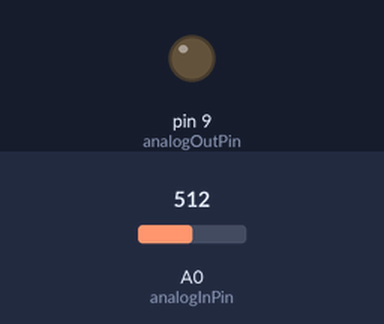
This sketch was run on a simulated Arduino Uno, built with avr-gcc and run on an emulated ATmega328P. On the bench: output pins drawn as LEDs (lit = HIGH). Inputs (shaded band) come from the test bench; at power-on: A0 (analogInPin) = 512. What the sketch prints to the serial monitor is not drawn.

Above: at 1.2 s.
1.3 s: A0 (analogInPin) set to 665
At 2.2 s:
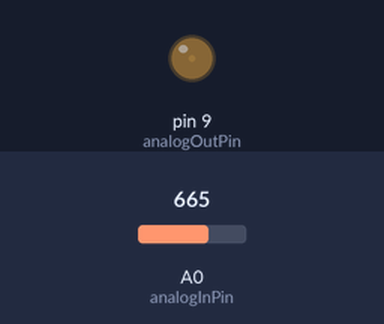
2.8 s: A0 (analogInPin) set to 716
At 3.4 s:
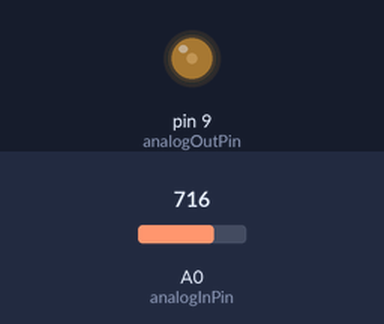
4.3 s: A0 (analogInPin) set to 900
At 5.7 s:
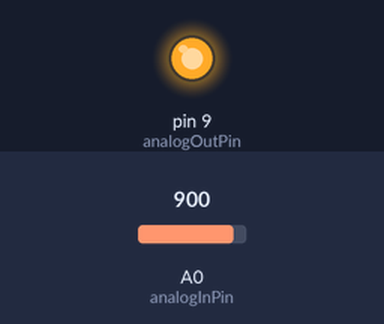
Timing chart, 0 to 7.3 s (numbered marks = the images above; inputs shaded):
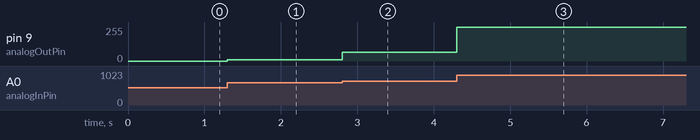

The sketch:

digitalwek15.ino
```cpp
const int analogInPin = A0;  // Analog input pin that the potentiometer is attached to
const int analogOutPin = 9; // Analog output pin that the LED is attached to

int sensorValue = 0;        // value read from the pot
int outputValue = 0;        // value output to the PWM (analog out)


void setup() {
  // put your setup code here, to run once:
Serial.begin(9600);
}

void loop() {
  // put your main code here, to run repeatedly:
int sensorRead=analogRead(A0);
if(sensorRead<655){sensorRead=655;}
else if(sensorRead>890){sensorRead=890;}
int ledDimming=map(sensorRead,655,890,0,255);
analogWrite(9,ledDimming);
Serial.println(ledDimming);
delay(2);
}

//975 1015
```

Measured:
- after the input at 1.3 s, pin 9 (analogOutPin): 0/255 → 10/255 at once
- after the input at 2.8 s, pin 9 (analogOutPin): 10/255 → 66/255 at once
- after the input at 4.3 s, pin 9 (analogOutPin): 66/255 → 255/255 at once
